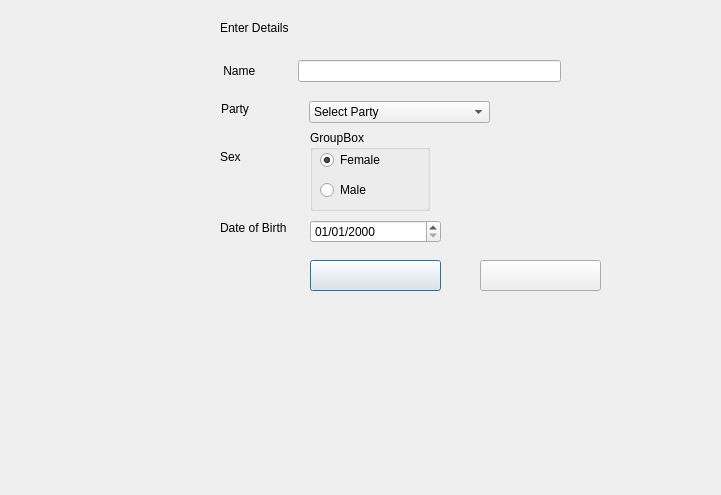
<?xml version="1.0" encoding="UTF-8"?>
<ui version="4.0">
 <class>add_candidate</class>
 <widget class="QDialog" name="add_candidate">
  <property name="geometry">
   <rect>
    <x>0</x>
    <y>0</y>
    <width>721</width>
    <height>495</height>
   </rect>
  </property>
  <property name="windowTitle">
   <string>Dialog</string>
  </property>
  <widget class="QPushButton" name="submit">
   <property name="geometry">
    <rect>
     <x>310</x>
     <y>260</y>
     <width>131</width>
     <height>31</height>
    </rect>
   </property>
   <property name="text">
    <string/>
   </property>
   <property name="icon">
    <iconset resource="src/files.qrc">
     <normaloff>:/14144256491614649893green_submit_button_by_rukiaxichigo152-hi.png</normaloff>:/14144256491614649893green_submit_button_by_rukiaxichigo152-hi.png</iconset>
   </property>
   <property name="iconSize">
    <size>
     <width>170</width>
     <height>80</height>
    </size>
   </property>
  </widget>
  <widget class="QGroupBox" name="groupBox">
   <property name="geometry">
    <rect>
     <x>310</x>
     <y>130</y>
     <width>120</width>
     <height>81</height>
    </rect>
   </property>
   <property name="title">
    <string>GroupBox</string>
   </property>
   <widget class="QRadioButton" name="female">
    <property name="geometry">
     <rect>
      <x>10</x>
      <y>20</y>
      <width>100</width>
      <height>20</height>
     </rect>
    </property>
    <property name="text">
     <string>Female</string>
    </property>
    <property name="checked">
     <bool>true</bool>
    </property>
   </widget>
   <widget class="QRadioButton" name="male">
    <property name="geometry">
     <rect>
      <x>10</x>
      <y>50</y>
      <width>100</width>
      <height>20</height>
     </rect>
    </property>
    <property name="text">
     <string>Male</string>
    </property>
   </widget>
  </widget>
  <widget class="QWidget" name="layoutWidget">
   <property name="geometry">
    <rect>
     <x>220</x>
     <y>60</y>
     <width>341</width>
     <height>24</height>
    </rect>
   </property>
   <layout class="QFormLayout" name="formLayout">
    <item row="0" column="0">
     <widget class="QLabel" name="label_2">
      <property name="text">
       <string> Name           </string>
      </property>
     </widget>
    </item>
    <item row="0" column="1">
     <widget class="QLineEdit" name="name"/>
    </item>
   </layout>
  </widget>
  <widget class="QLabel" name="label_3">
   <property name="geometry">
    <rect>
     <x>221</x>
     <y>101</y>
     <width>82</width>
     <height>16</height>
    </rect>
   </property>
   <property name="text">
    <string>Party</string>
   </property>
  </widget>
  <widget class="QLabel" name="label">
   <property name="geometry">
    <rect>
     <x>220</x>
     <y>20</y>
     <width>141</width>
     <height>16</height>
    </rect>
   </property>
   <property name="text">
    <string>Enter Details</string>
   </property>
  </widget>
  <widget class="QLabel" name="label_4">
   <property name="geometry">
    <rect>
     <x>220</x>
     <y>150</y>
     <width>59</width>
     <height>14</height>
    </rect>
   </property>
   <property name="text">
    <string>Sex</string>
   </property>
  </widget>
  <widget class="QLabel" name="label_5">
   <property name="geometry">
    <rect>
     <x>220</x>
     <y>220</y>
     <width>91</width>
     <height>16</height>
    </rect>
   </property>
   <property name="text">
    <string>Date of Birth</string>
   </property>
  </widget>
  <widget class="QPushButton" name="cancel">
   <property name="geometry">
    <rect>
     <x>480</x>
     <y>260</y>
     <width>121</width>
     <height>31</height>
    </rect>
   </property>
   <property name="text">
    <string/>
   </property>
   <property name="icon">
    <iconset resource="src/files.qrc">
     <normaloff>:/back-button.png</normaloff>:/back-button.png</iconset>
   </property>
   <property name="iconSize">
    <size>
     <width>120</width>
     <height>150</height>
    </size>
   </property>
  </widget>
  <widget class="QComboBox" name="party">
   <property name="geometry">
    <rect>
     <x>309</x>
     <y>101</y>
     <width>181</width>
     <height>22</height>
    </rect>
   </property>
   <item>
    <property name="text">
     <string>Select Party</string>
    </property>
   </item>
  </widget>
  <widget class="QDateEdit" name="dob">
   <property name="geometry">
    <rect>
     <x>310</x>
     <y>220</y>
     <width>131</width>
     <height>23</height>
    </rect>
   </property>
   <property name="displayFormat">
    <string>dd/MM/yyyy</string>
   </property>
  </widget>
 </widget>
 <resources>
  <include location="src/files.qrc"/>
 </resources>
 <connections/>
</ui>
